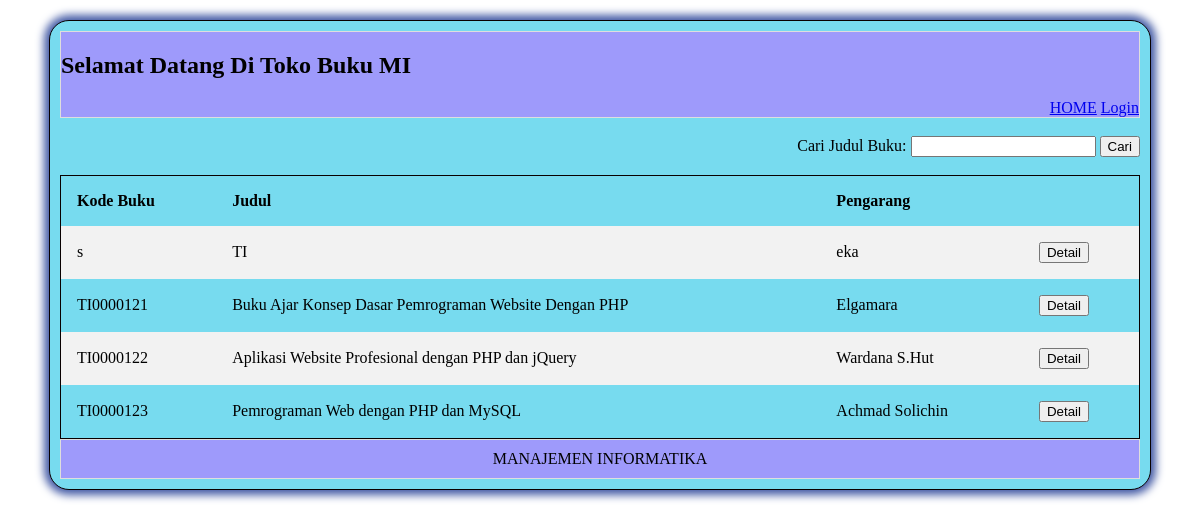
Page /kuisdw/home.php on the committed database.
### tables this page shows
CREATE TABLE `buku` (
  `id_buku` varchar(10) NOT NULL,
  `judul` varchar(200) NOT NULL,
  `Pengarang` varchar(100) NOT NULL,
  `Penerbit` varchar(50) DEFAULT NULL,
  `Deskripsi` text DEFAULT NULL
);

### kuisdw/home.php (the view, shortened to what this page needs)
<!DOCTYPE HTML>
<html>
<head>
    <link rel = "stylesheet" type="text/css" href="style.css"/>
</head>
<body>
<div class="container">
	<div class ="header">
	<h2>Selamat Datang Di Toko Buku MI</h2>
    <div class="a">
    <a href="home.php">HOME</a>
    <a href="formLogin.php">Login</a>
    </div>
	</div>
    <br>
    <div class="a">
    <form action="search.php" method="get" >
        Cari Judul Buku:
        <input type="text" name="cari">
        <input type="submit" value="Cari">
    </form>
    <br>
    </div>
        <table>
            <tr>
                <th> Kode Buku </th>
                <th> Judul </th>
                <th> Pengarang </th>
                <th>  </th>
            </tr>
            <?php
            include "myconnec.php";
            $query = "SELECT * FROM buku";
            $result = mysqli_query($connect, $query);
            if(mysqli_num_rows($result) > 0){
                while($row = mysqli_fetch_array($result)){
            ?>
            <tr>
                <td><?php echo $row["id_buku"]; ?></td>
                <td><?php echo $row["judul"]; ?></td>
                <td><?php echo $row["Pengarang"]; ?></td>
                <td>
                    <a href="detail.php?id_buku=<?php echo $row["id_buku"];?>">
                    <button>Detail</button></a>
                </td>
                </tr>
            <?php
                }
            }else {
                echo "0 result";
            }
            ?>
        </table>
        <div class="footer">
            MANAJEMEN INFORMATIKA
        </div>
        </div>
</body>
</html>

### kuisdw/style.css (style rules this page uses)
.container { max-width : 1080px; margin : 20px auto; background : rgb(119, 219, 239); overflow : hidden; padding : 10px; border-radius: 20px;; border-collapse: collapse; border-spacing: 0; border: 1px solid rgb(8, 0, 0); box-shadow: 0px 0px 8px 5px rgb(67, 90, 165); }
.header { border : 1px solid #dedede; background : #9E9AFB; }
.a { text-align : right; }
.footer { clear : both; border : 1px solid #dedede; text-align : center; padding : 10px; background : #9E9AFB; }
table { border-collapse: collapse; border-spacing: 0; width: 100%; border: 1px solid #ddd; border: 1px solid rgb(8, 0, 0); }
th, td { text-align: left; padding: 16px; }
tr:nth-child(even) { background-color: #f2f2f2; }

### rows in the picture
buku: id_buku "s", judul "TI", Pengarang "eka"
buku: id_buku "TI0000121", judul "Buku Ajar Konsep Dasar Pemrograman Website Dengan PHP", Pengarang "Elgamara"
buku: id_buku "TI0000122", judul "Aplikasi Website Profesional dengan PHP dan jQuery", Pengarang "Wardana S.Hut"
buku: id_buku "TI0000123", judul "Pemrograman Web dengan PHP dan MySQL", Pengarang "Achmad Solichin"
